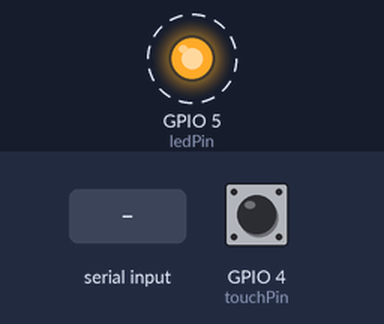
Simulated run of this sketch. Board: ESP32. Parts: output pins drawn as LEDs (lit = HIGH). Dashed ring = blinking. The test bench sets the inputs (shaded band); at power-on: GPIO 4 (touchPin) HIGH. Nothing arrives over Bluetooth unless stated; what the sketch prints to the serial monitor is not drawn.

Above: at 1.2 s.
1.3 s: "1" received over the second serial link
4.3 s: "0" received over the second serial link
Timing chart, 0 to 13.3 s (numbered marks = the images above; inputs shaded):
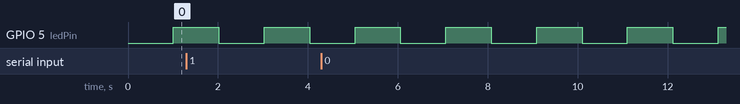

The sketch:

working_esp32_blutooth_controller.ino
```cpp
#include <BluetoothSerial.h>

BluetoothSerial SerialBT; // Rename BluetoothSerial object to SerialBT

const int touchPin = T0; // Define the touch sensor pin
const int ledPin = 5;     // Define the LED pin

char cmd;

unsigned long lastTriggerTime = 0; // Variable to store the time of the last trigger
const unsigned long debounceDelay = 1000; // Debounce delay in milliseconds

void setup() {
  SerialBT.begin("MY-ESP"); // Start Bluetooth serial communication
  Serial.begin(115200);     // Start serial communication for debugging

  pinMode(ledPin, OUTPUT);
  digitalWrite(ledPin, LOW); // Ensure LED is initially off
}

void loop() {
  int touchValue = touchRead(touchPin);
  Serial.println(touchValue); // Print touch sensor value to Serial Monitor

  if (SerialBT.available()) {
    cmd = SerialBT.read(); // Read the incoming character
    // Check the received command
    if (cmd == '1') { // '1' represents the command to turn Off
      digitalWrite(ledPin, HIGH); // Turn on the LED
      Serial.println("LED Off");   // Print debug message to Serial Monitor
      SerialBT.println("LED is now Off"); // Send reply over Bluetooth
    }
    else if (cmd == '0') { // '0' represents the command to turn On
      digitalWrite(ledPin, LOW); // Turn off the LED
      Serial.println("LED On"); // Print debug message to Serial Monitor
      SerialBT.println("LED is now On"); // Send reply over Bluetooth
    }
    else if (cmd == 's') { // 's' represents the status request
      SerialBT.print("The Value is.. ");
      SerialBT.println(touchValue); // Send touch sensor value over Bluetooth
    }
  }

  // Check if touch sensor value is below 85 and debounce the input
  if (touchValue <= 85 && millis() - lastTriggerTime >= debounceDelay) {
    digitalWrite(ledPin, !digitalRead(ledPin)); // Toggle the LED
    Serial.println("Remote activated");         // Print message to Serial Monitor
    SerialBT.println("Remote activated");       // Send message over Bluetooth
    lastTriggerTime = millis(); // Update the last trigger time
  }

  delay(20);
}
```

Measured:
- by itself, GPIO 5 (ledPin): alternates HIGH for 1.0 s and LOW for 1.0 s
